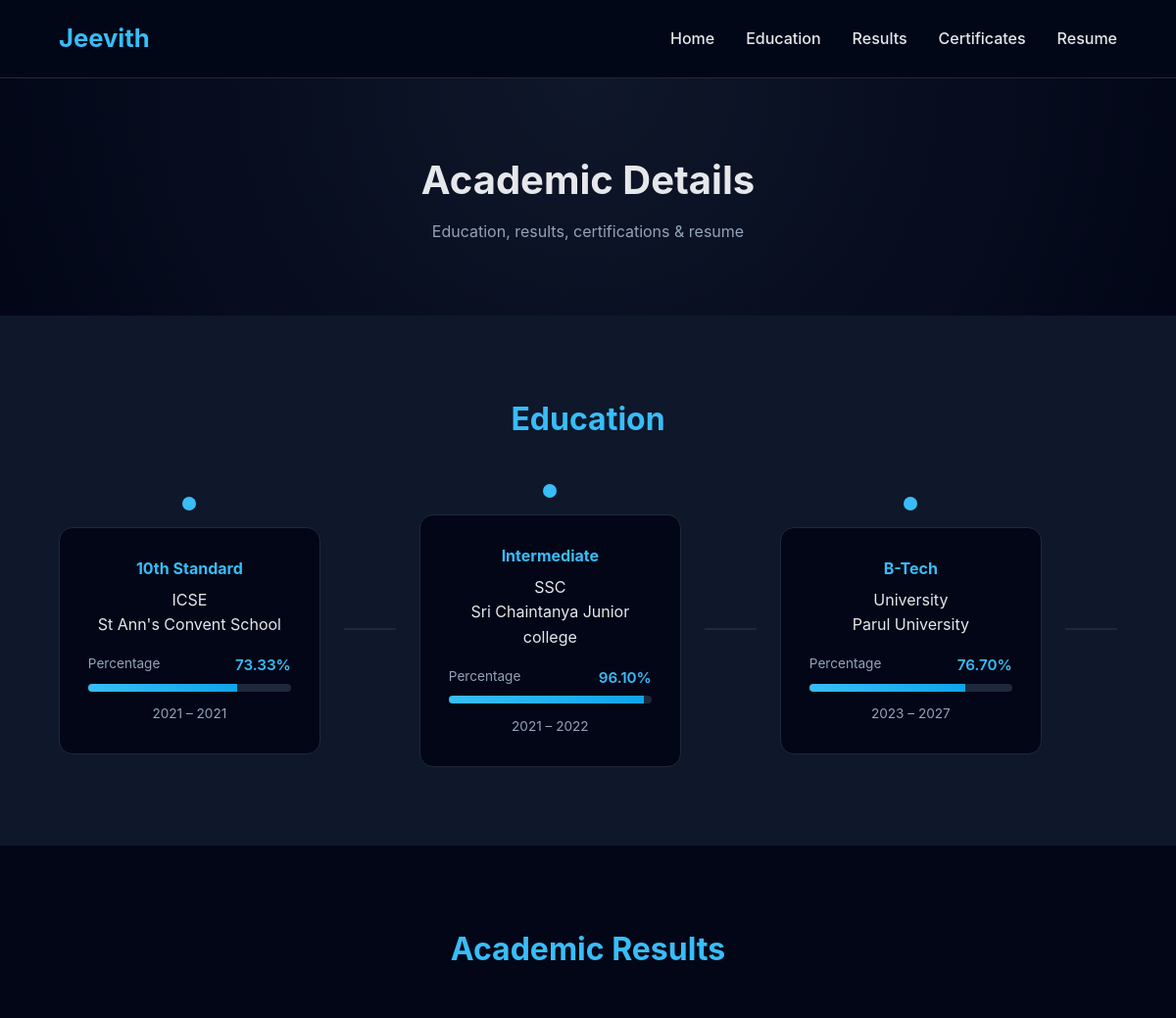
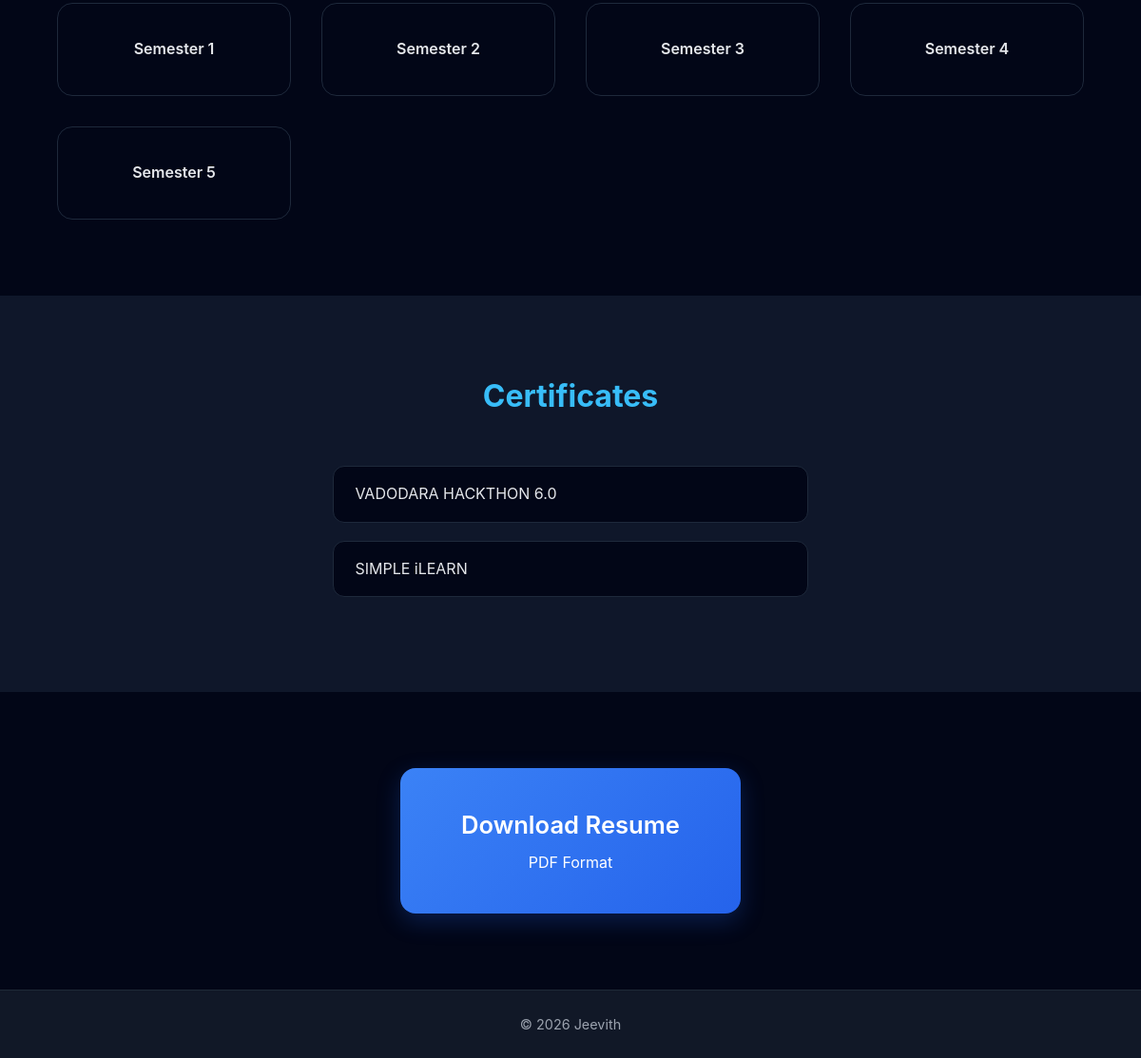
Screenshot of /acadamics/ with the database file from the repository (2 pictures, top to bottom).
### My_portfolio/models.py (models this page shows, shortened)
class Intro(models.Model):
        logo_name=models.CharField(max_length=30)
        profile_name=models.CharField(max_length=50)
        role=models.CharField(max_length=100,default='Full Stack Web-Developer')
        introduction=models.TextField()
        profile_img=models.ImageField(upload_to='profile_img/', blank=True, null=True)
        about_me=models.TextField()
        resume_pdf=models.FileField(upload_to='resume_pdf/',blank=True,null=True)
        footer_name=models.CharField(max_length=50,blank=True)

class AcademicQualification(models.Model):
     qualification=models.CharField(max_length=50)
     board=models.CharField(max_length=50)
     institute_name=models.CharField(max_length=100)
     percentage=models.DecimalField(
          max_digits=5,
          decimal_places=2
     )
     start_year=models.PositiveIntegerField()
     end_year=models.PositiveIntegerField()
     result_pdf=models.FileField(upload_to='results/',blank=True,null=True)

class Semester(models.Model):
     qualification = models.ForeignKey(
        AcademicQualification,
        on_delete=models.CASCADE,
        related_name="semesters"
    )
     semester_number=models.PositiveSmallIntegerField()
     semester_result=models.FileField(upload_to='sem_results/',blank=True,null=True)

class Certificates(models.Model):
     certificate_pdf=models.FileField(upload_to='certificates/',blank=True,null=True)
     certificate_name=models.CharField(max_length=50)

### My_portfolio/views.py (the view)
# urls.py: path('acadamics/',Acadamics,name='Acadamics'),
def Acadamics(request):
    acadamics=AcademicQualification.objects.all()
    certificates=Certificates.objects.all()
    semester=Semester.objects.all()
    intro=Intro.objects.first()
    return render(request,'My_portfolio/acadamics.html',{
        'acadamics':acadamics,
        'certificates':certificates,
        'semester':semester,
        'intro':intro,
    })

### My_portfolio/templates/My_portfolio/acadamics.html (shortened to what this page needs)
{% load static %}
<!DOCTYPE html>
<html lang="en">
<head>
    <link rel="stylesheet" href="{% static 'My_portfolio/acadamics.css' %}">
</head>
<body>
<header class="navbar">
    <div class="container">
        <h1 class="logo">{{intro.logo_name}}</h1>
        <nav>
            <ul class="nav-links">
                <li><a href="/">Home</a></li>
                <li><a href="#education">Education</a></li>
                <li><a href="#results">Results</a></li>
                <li><a href="#certificates">Certificates</a></li>
                <li><a href="#resume">Resume</a></li>
            </ul>
        </nav>
    </div>
</header>
<section class="page-header">
    <div class="container">
        <h2>Academic Details</h2>
        <p>Education, results, certifications & resume</p>
    </div>
</section>
<section id="education" class="section">
    <div class="container">
        <h3 class="section-title">Education</h3>
        <div class="edu-horizontal">
             {% for  acadamic in acadamics %}
            <div class="edu-item">
                <span class="edu-dot"></span>
                <div class="edu-card">
             <a href="{{ acadamic.result_pdf.url }}" target="_blank"><h4>{{acadamic.qualification}}</h4></a>
                    <p>{{acadamic.board}}</p>
                    <p>{{acadamic.institute_name}}</p>
                    <div class="edu-score">
                        <span>Percentage</span>
                        <strong>{{acadamic.percentage}}%</strong>
                    </div>
                    <div class="edu-progress">
                        <div class="edu-progress-fill" style="width: {{acadamic.percentage}}%;"></div>
                    </div>
                  <span class="edu-year">{{acadamic.start_year}} – {{acadamic.end_year}}</span>
                </div>
            </div>
            <div class="edu-line"></div>
                {% endfor %}
        </div>
    </div>
</section>
<section id="results" class="section alt-section">
    <div class="container">
        <h3 class="section-title">Academic Results</h3>
        <div class="result-grid">
            {% for sem in semester %}
            <a href="{{ sem.semester_result.url }}" target="_blank"  class="result-card">Semester {{sem.semester_number}}</a>
            {% endfor %}
        </div>
    </div>
</section>
<section id="certificates" class="section">
    <div class="container">
        <h3 class="section-title">Certificates</h3>
        {% for certificate in certificates %}
        <ul class="certificate-list">
            <li><a href="{{ certificate.certificate_pdf.url }}" target="_blank">{{certificate.certificate_name}}</a></li>
        </ul>
        {% endfor %}
    </div>
</section>
<section id="resume" class="section alt-section">
    <div class="container resume-center">
        <a href="{{ intro.resume_pdf.url }}" class="resume-card" download>
            <h3>Download Resume</h3>
            <p>PDF Format</p>
        </a>
    </div>
</section>
<footer class="footer">
    <p>© 2026 {{ intro.footer_name }}</p>
</footer>
</body>
</html>

### My_portfolio/static/My_portfolio/acadamics.css (style rules this page uses)
* { margin: 0; padding: 0; box-sizing: border-box; }
html { scroll-behavior: smooth; }
body { font-family: 'Inter', 'Segoe UI', sans-serif; background: #0f172a; color: #e5e7eb; line-height: 1.6; }
.container { width: 90%; max-width: 1200px; margin: auto; }
.section { padding: 5rem 0; }
.alt-section { background: #020617; }
.section-title { text-align: center; font-size: 2rem; margin-bottom: 3rem; color: #38bdf8; }
.navbar { background: rgba(2, 6, 23, 0.9); backdrop-filter: blur(8px); border-bottom: 1px solid #1e293b; position: sticky; top: 0; z-index: 100; }
.navbar .container { display: flex; justify-content: space-between; align-items: center; padding: 1.2rem 0; }
.logo { font-size: 1.6rem; font-weight: 700; color: #38bdf8; }
.nav-links { list-style: none; display: flex; gap: 2rem; }
.nav-links a { text-decoration: none; color: #e5e7eb; font-weight: 500; position: relative; }
.nav-links a::after { content: ''; position: absolute; width: 0; height: 2px; background: #38bdf8; left: 0; bottom: -6px; transition: 0.3s; }
.page-header { background: radial-gradient(circle at top, #0f172a, #020617); text-align: center; padding: 4.5rem 0; }
.page-header h2 { font-size: 2.5rem; margin-bottom: 0.5rem; }
.page-header p { color: #94a3b8; }
.edu-horizontal { display: flex; align-items: center; justify-content: space-between; gap: 1.5rem; flex-wrap: wrap; }
.edu-item { position: relative; flex: 1; min-width: 250px; }
.edu-dot { width: 14px; height: 14px; background: #38bdf8; border-radius: 50%; position: absolute; top: -7px; left: 50%; transform: translateX(-50%); }
.edu-line { flex: 0.2; height: 2px; background: #1e293b; }
.edu-card { background: #020617; border: 1px solid #1e293b; border-radius: 14px; padding: 1.8rem; margin-top: 1.5rem; text-align: center; transition: transform 0.3s, box-shadow 0.3s; }
.edu-card h4 { color: #38bdf8; margin-bottom: 0.4rem; }
.edu-card span { font-size: 0.85rem; color: #94a3b8; }
a { text-decoration: none; }
.result-grid { display: grid; grid-template-columns: repeat(auto-fit, minmax(200px, 1fr)); gap: 2rem; }
.result-card { background: #020617; border: 1px solid #1e293b; padding: 2.2rem; text-align: center; border-radius: 16px; text-decoration: none; color: #e5e7eb; font-weight: 600; transition: all 0.3s ease; }
.certificate-list { max-width: 500px; margin: auto; list-style: none; }
.certificate-list li { margin-bottom: 1.2rem; }
.certificate-list a { display: block; background: #020617; border: 1px solid #1e293b; padding: 1rem 1.4rem; border-radius: 12px; color: #e5e7eb; text-decoration: none; transition: 0.3s; }
.resume-center { display: flex; justify-content: center; }
.resume-card { background: linear-gradient(135deg, #3b82f6, #2563eb); color: #ffffff; padding: 2.5rem 4rem; border-radius: 16px; text-align: center; text-decoration: none; box-shadow: 0 8px 24px rgba(37, 99, 235, 0.25); transition: transform 0.25s ease, box-shadow 0.25s ease; cursor: pointer; }
.resume-card h3 { font-size: 1.6rem; margin-bottom: 0.4rem; font-weight: 600; }
.footer { text-align: center; padding: 1.5rem 0; background: #111827; border-top: 1px solid #1f2937; font-size: 0.9rem; color: #9ca3af; }
.edu-score { display: flex; justify-content: space-between; margin-top: 1rem; font-size: 0.95rem; }
.edu-score span { color: #94a3b8; }
.edu-score strong { color: #38bdf8; font-weight: 600; }
.edu-progress { margin-top: 0.4rem; height: 8px; background: #1e293b; border-radius: 50px; overflow: hidden; }
.edu-progress-fill { height: 100%; background: linear-gradient(90deg, #38bdf8, #0ea5e9); }
.edu-year { display: block; margin-top: 0.8rem; font-size: 0.85rem; color: #94a3b8; }

### rows the page displays
Intro: logo_name "Jeevith", footer_name "Jeevith"
AcademicQualification: qualification "10th Standard", board "ICSE", institute_name "St Ann's Convent School", percentage "73.33", start_year "2021", end_year "2021"
AcademicQualification: qualification "Intermediate", board "SSC", institute_name "Sri Chaintanya Junior college", percentage "96.10", start_year "2021", end_year "2022"
AcademicQualification: qualification "B-Tech", board "University", institute_name "Parul University", percentage "76.70", start_year "2023", end_year "2027"
Semester: semester_number "1"
Semester: semester_number "2"
Semester: semester_number "3"
Semester: semester_number "4"
Semester: semester_number "5"
Certificates: certificate_name "VADODARA HACKTHON 6.0"
Certificates: certificate_name "SIMPLE iLEARN"
